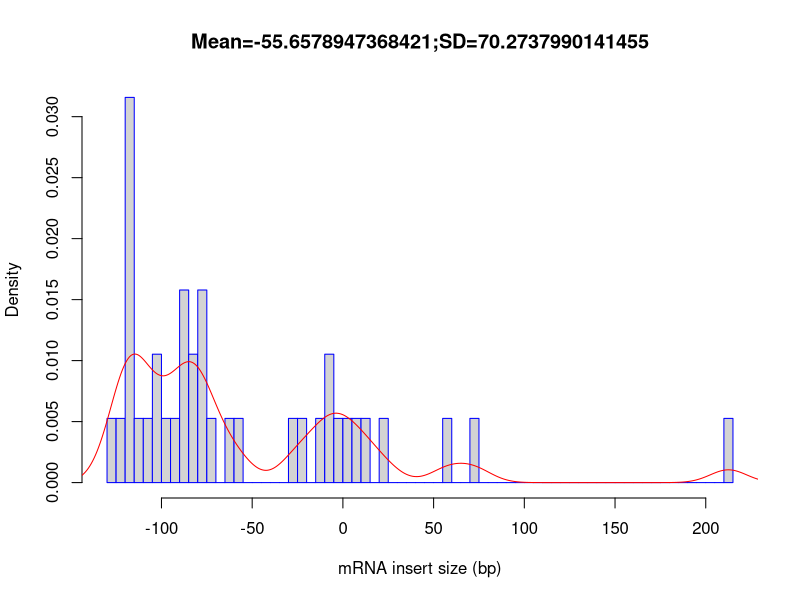

This chart was generated by the following R code:
out_file = 'Atha_Ler-0_sl_FLT_0.36G_Rep3'
pdf('Atha_Ler-0_sl_FLT_0.36G_Rep3.inner_distance_plot.pdf')
fragsize=rep(c(-147.5,-142.5,-137.5,-132.5,-127.5,-122.5,-117.5,-112.5,-107.5,-102.5,-97.5,-92.5,-87.5,-82.5,-77.5,-72.5,-67.5,-62.5,-57.5,-52.5,-47.5,-42.5,-37.5,-32.5,-27.5,-22.5,-17.5,-12.5,-7.5,-2.5,2.5,7.5,12.5,17.5,22.5,27.5,32.5,37.5,42.5,47.5,52.5,57.5,62.5,67.5,72.5,77.5,82.5,87.5,92.5,97.5,102.5,107.5,112.5,117.5,122.5,127.5,132.5,137.5,142.5,147.5,152.5,157.5,162.5,167.5,172.5,177.5,182.5,187.5,192.5,197.5,202.5,207.5,212.5,217.5,222.5,227.5,232.5,237.5,242.5,247.5,252.5,257.5,262.5,267.5,272.5,277.5,282.5,287.5,292.5,297.5,302.5,307.5,312.5,317.5,322.5,327.5,332.5,337.5,342.5,347.5),times=c(0,0,0,0,1,1,6,1,1,2,1,1,3,2,3,1,0,1,1,0,0,0,0,0,1,1,0,1,2,1,1,1,1,0,1,0,0,0,0,0,0,1,0,0,1,0,0,0,0,0,0,0,0,0,0,0,0,0,0,0,0,0,0,0,0,0,0,0,0,0,0,0,1,0,0,0,0,0,0,0,0,0,0,0,0,0,0,0,0,0,0,0,0,0,0,0,0,0,0,0))
frag_sd = sd(fragsize)
frag_mean = mean(fragsize)
frag_median = median(fragsize)
write(x=c("Name","Mean","Median","sd"), sep="	", file=stdout(),ncolumns=4)
write(c(out_file,frag_mean,frag_median,frag_sd),sep="	", file=stdout(),ncolumns=4)
hist(fragsize,probability=T,breaks=100,xlab="mRNA insert size (bp)",main=paste(c("Mean=",frag_mean,";","SD=",frag_sd),collapse=""),border="blue")
lines(density(fragsize,bw=10),col='red')
dev.off()
